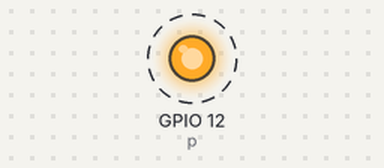
The program below on a simulated ESP32 board running MicroPython. Parts: output pins drawn as LEDs (lit = HIGH). Dashed ring = blinking.

Above: at 0.5 s.
Timing chart, 0 to 4.6 s (numbered marks = the images above):
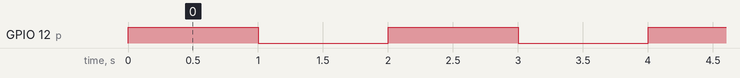

Measured:
- by itself, GPIO 12 (p): alternates HIGH for 1.0 s and LOW for 1.0 s

The program:

main.py
```python
from machine import Pin
import uasyncio


async def main():
    p = Pin(12, Pin.OUT)
    while True:
        p.on()
        await uasyncio.sleep(1)
        p.off()
        await uasyncio.sleep(1)
    pass


if __name__ == '__main__':
    uasyncio.run(main())
```
